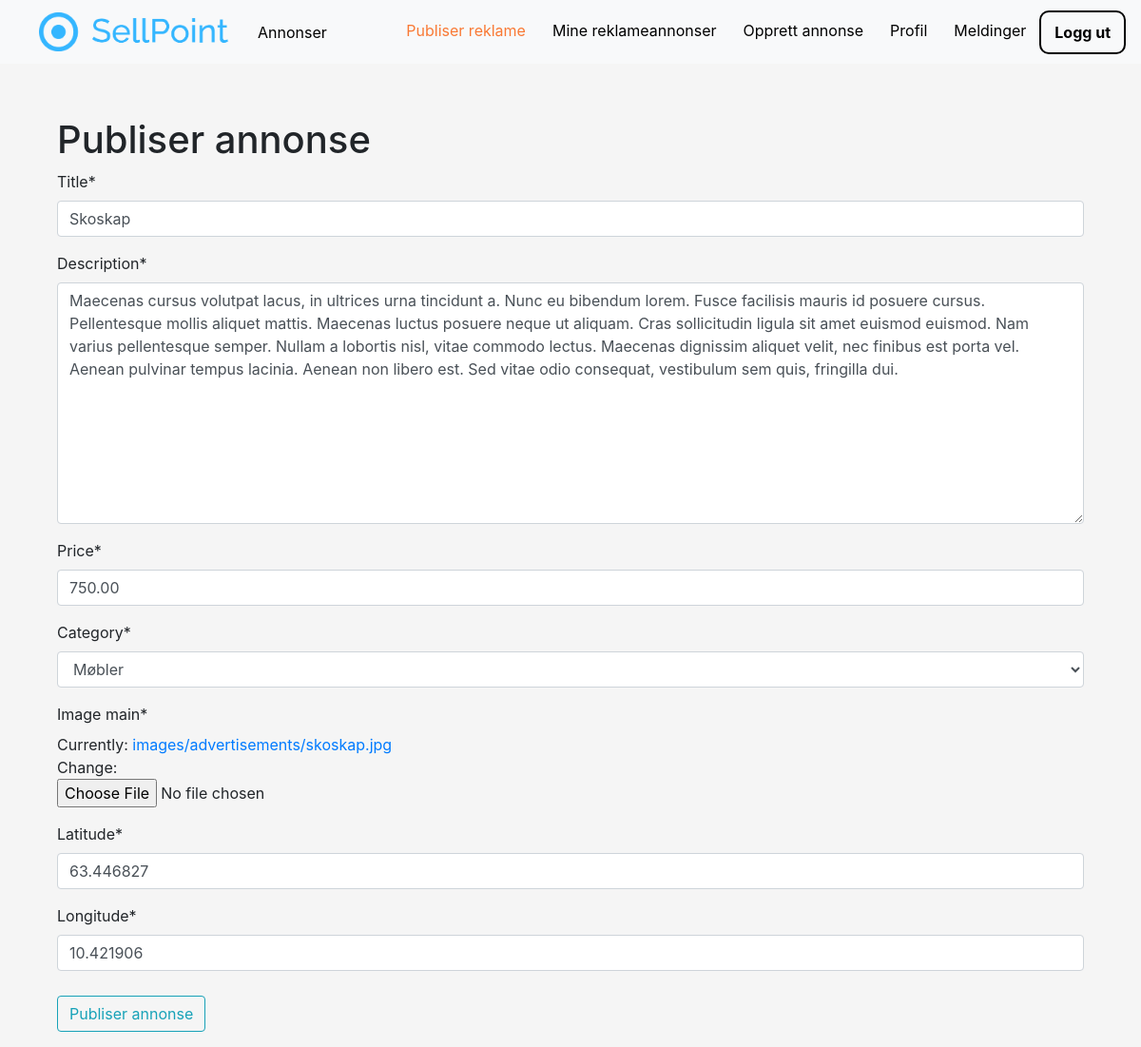
The app's page /advertisements/ad/5/update (signed in) with its own data.
### advertisements/models.py (models this page shows, shortened)
class Advertisement(models.Model):
    title = models.CharField(max_length=32)
    description = models.TextField()
    price = models.DecimalField(max_digits=10, decimal_places=2, default=0.00)
    image_main = models.ImageField(upload_to='images/advertisements')
    latitude = models.DecimalField(max_digits=9, decimal_places=6, default=63.446827)
    longitude = models.DecimalField(max_digits=9, decimal_places=6, default=10.421906)
    published = models.DateTimeField(default=timezone.now)
    author = models.ForeignKey(User, on_delete=models.CASCADE)
    category = models.ForeignKey(Category, default=1, on_delete=models.DO_NOTHING, related_name='advertisement')

### advertisements/views.py (the view, shortened to what this page needs)
class AdvertisementUpdateView(
    LoginRequiredMixin,
    UserPassesTestMixin,
    UpdateView):
    model = Advertisement
    fields = ['title', 'description', 'price', 'category', 'image_main', 'latitude', 'longitude']
    def test_func(self):
        advertisement = self.get_object()
        if self.request.user == advertisement.author:
            return True
        return False

### advertisements/models.py (called while the page is built)
    def __str__(self):
        return self.name

### advertisements/templates/advertisements/advertisement_form.html (shortened to what this page needs)
{% extends "pages/base.html" %}
{% load crispy_forms_tags %}
{% block content %}
<div class = "container">
    <div class = "advertisement-detail">
        <form method="POST" enctype="multipart/form-data">
            <h1> Publiser annonse </h1>
            {{ form|crispy }}
            <button class="btn btn-outline-info publish-ad-btn">
                Publiser annonse
            </button>
        </form>
    </div>
</div>
{% endblock content %}

### pages/static/pages/main.css (style rules this page uses)
body { margin: 0px; background-color: #f5f5f5; }
.container { display: grid; grid-template-columns: 1fr; }
.publish-ad-btn { margin-top:10px; }

### records on screen
Advertisement: title "Skoskap", description "Maecenas cursus volutpat lacus, in ultrices urna tincidunt a. Nunc eu bibendum lorem. Fusce facilisis mauris id posuere cursus. Pellentesque mollis aliquet mattis. Maecenas luctus posuere neque ut aliquam. Cras sollicitudin ligula sit amet euismod euismod. Nam varius pellentesque semper. Nullam a lobortis nisl, vitae commodo lectus. Maecenas dignissim aliquet velit, nec finibus est porta vel. Aenean pulvinar tempus lacinia. Aenean non libero est. Sed vitae odio consequat, vestibulum sem quis, fringilla dui.", price "750.00", category "Møbler", latitude "63.446827", longitude "10.421906"
